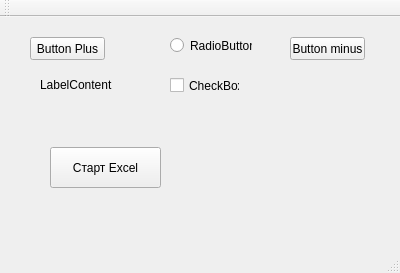
<?xml version="1.0" encoding="UTF-8"?>
<ui version="4.0">
 <class>MainWindow</class>
 <widget class="QMainWindow" name="MainWindow">
  <property name="geometry">
   <rect>
    <x>0</x>
    <y>0</y>
    <width>400</width>
    <height>273</height>
   </rect>
  </property>
  <property name="windowTitle">
   <string>MainWindow</string>
  </property>
  <widget class="QWidget" name="centralWidget">
   <widget class="QPushButton" name="pushButton">
    <property name="geometry">
     <rect>
      <x>30</x>
      <y>20</y>
      <width>75</width>
      <height>23</height>
     </rect>
    </property>
    <property name="text">
     <string>Button Plus</string>
    </property>
   </widget>
   <widget class="QRadioButton" name="radioButton">
    <property name="geometry">
     <rect>
      <x>170</x>
      <y>20</y>
      <width>82</width>
      <height>17</height>
     </rect>
    </property>
    <property name="text">
     <string>RadioButton</string>
    </property>
   </widget>
   <widget class="QCheckBox" name="checkBox">
    <property name="geometry">
     <rect>
      <x>170</x>
      <y>60</y>
      <width>70</width>
      <height>17</height>
     </rect>
    </property>
    <property name="text">
     <string>CheckBox</string>
    </property>
   </widget>
   <widget class="QLabel" name="label">
    <property name="geometry">
     <rect>
      <x>40</x>
      <y>60</y>
      <width>91</width>
      <height>16</height>
     </rect>
    </property>
    <property name="text">
     <string>LabelContent</string>
    </property>
   </widget>
   <widget class="QPushButton" name="pushButton_2">
    <property name="geometry">
     <rect>
      <x>290</x>
      <y>20</y>
      <width>75</width>
      <height>23</height>
     </rect>
    </property>
    <property name="text">
     <string>Button minus</string>
    </property>
   </widget>
   <widget class="QPushButton" name="StartExcelButt">
    <property name="geometry">
     <rect>
      <x>50</x>
      <y>130</y>
      <width>111</width>
      <height>41</height>
     </rect>
    </property>
    <property name="text">
     <string>Старт Excel</string>
    </property>
   </widget>
  </widget>
  <widget class="QMenuBar" name="menuBar">
   <property name="geometry">
    <rect>
     <x>0</x>
     <y>0</y>
     <width>400</width>
     <height>21</height>
    </rect>
   </property>
  </widget>
  <widget class="QToolBar" name="mainToolBar">
   <attribute name="toolBarArea">
    <enum>TopToolBarArea</enum>
   </attribute>
   <attribute name="toolBarBreak">
    <bool>false</bool>
   </attribute>
  </widget>
  <widget class="QStatusBar" name="statusBar"/>
 </widget>
 <layoutdefault spacing="6" margin="11"/>
 <resources/>
 <connections/>
</ui>
